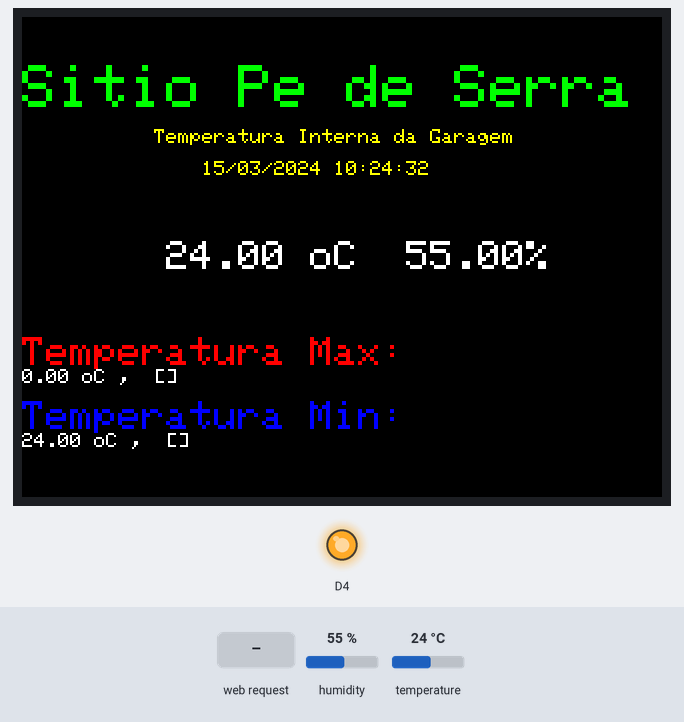
A sketch run on a simulated ESP8266 (Wemos D1 mini). Shown: 320×240 colour display, output pins drawn as LEDs (lit = HIGH, except the on-board LED, lit = LOW). The test bench sets the inputs (shaded band); at power-on: humidity 55 %, temperature 24 °C. WiFi joins after 1.5 s; servers stay silent unless stated; network time is answered at once with the bench clock; the local clock reads 2024-03-15 10:24:30 at power-on unless the sketch sets it; what the sketch prints to the serial monitor is not drawn.

Above: at 3.8 s.
3.9 s: humidity set to 22 %
At 10.7 s:
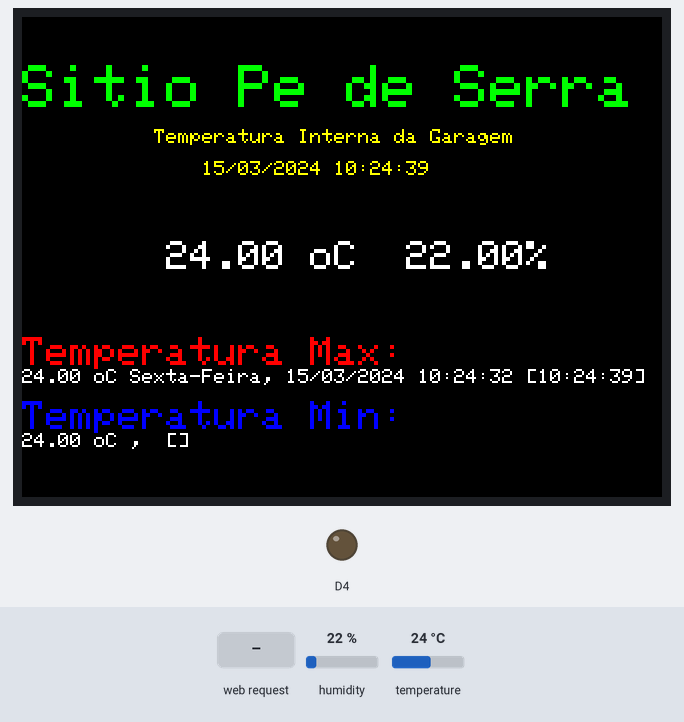
17.9 s: HTTP request GET / received
At 23.0 s:
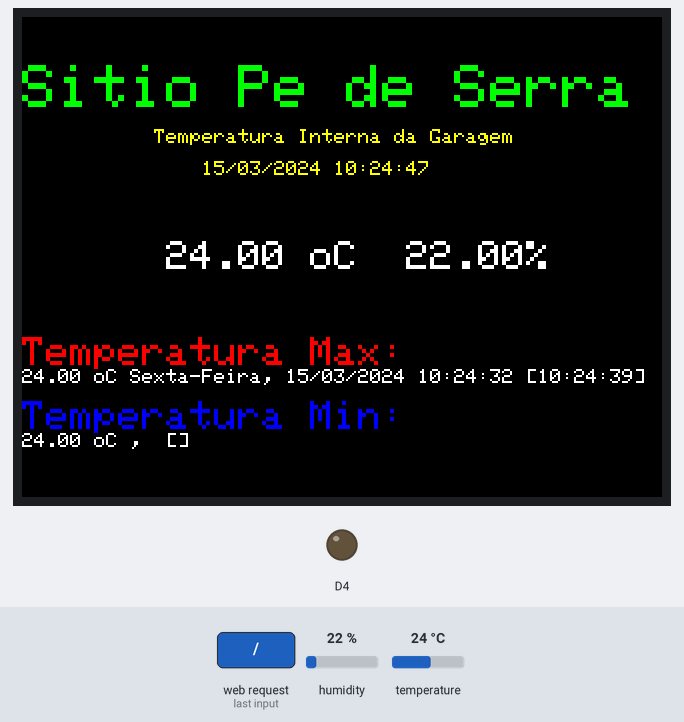
23.9 s: temperature set to 12 °C
At 25.0 s:
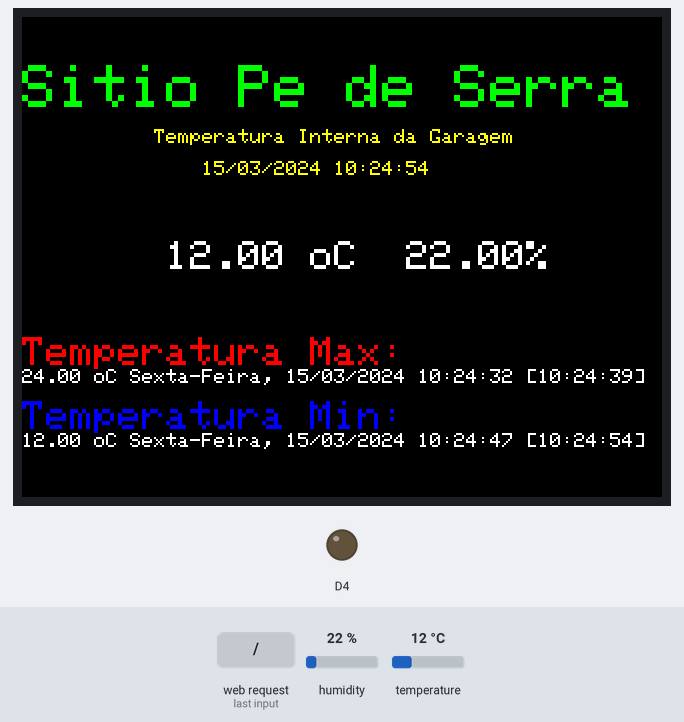
33.2 s: humidity set to 40 %
At 39.6 s:
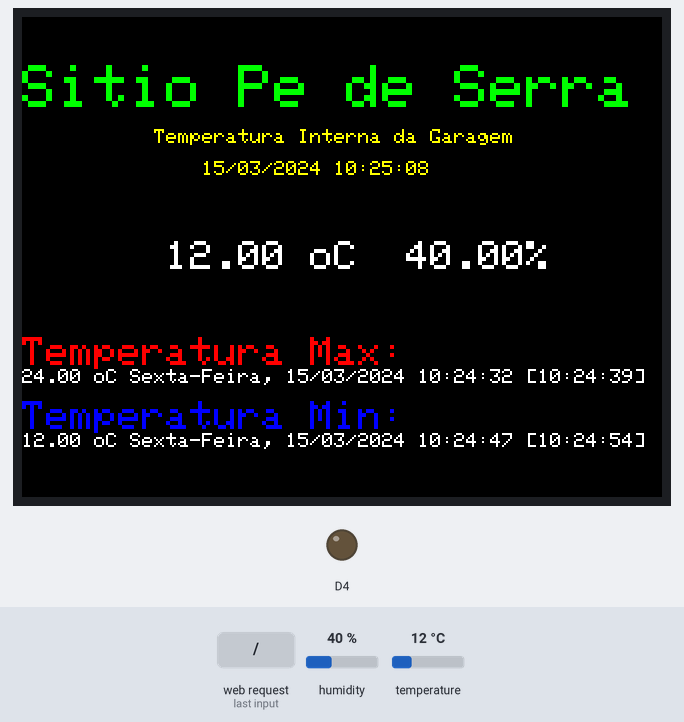
47.2 s: temperature set to 19 °C
Timing chart, 0 to 50.2 s (numbered marks = the images above; inputs shaded):
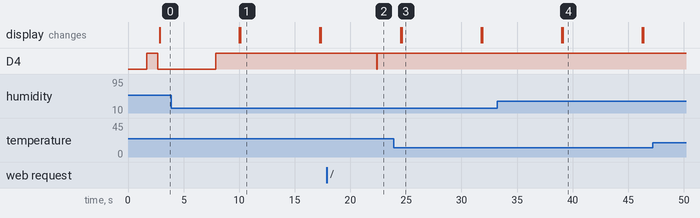

The sketch:

Wemos_D1_Lolin_NTP_HDC1080_ILI9341.ino
```cpp
/********************************************************************************************
    Incluir as últimas versões das lib Adafruit_GFX, Adafruit_ILI9341 and XPT2046_Touchscreen Library:
    https://github.com/adafruit/Adafruit-GFX-Library
    https://github.com/adafruit/Adafruit_ILI9341
    https://github.com/PaulStoffregen/XPT2046_Touchscreen
    https://github.com/closedcube/ClosedCube_HDC1080_Arduino
    Rotinas de tempo utiliza a NTPclient.
    https://github.com/arduino-libraries/NTPClient
    Este prograna necessita de acesso a internet através de rede wifi
    todas as instruções estão na porta serial com velocidadade 115.200 bps
    Desenvolvido para Wemos D1 Mini Lolin conectado ao TFT-2.4 V 3.0.0
    Necessita do sensor de temperatura HDC1080
**********************************************************************************************/

#include <SPI.h>
#include <Adafruit_GFX.h>
#include <Adafruit_ILI9341.h>
#include <Wire.h>
#include "ClosedCube_HDC1080.h"
#include <ESP8266WiFi.h>
#include <WiFiClient.h>
#include <ESP8266WebServer.h>
#include <ESP8266mDNS.h>
#include <WiFiUdp.h>
#include <NTPClient.h>

// Configurações do Servidor NTP
const char* servidorNTP = "pool.ntp.br"; // Servidor NTP para pesquisar a hora

const int fusoHorario = -10800; // Fuso horário em segundos (-03h = -10800 seg)
const int taxaDeAtualizacao = 1800000; // Taxa de atualização do servidor NTP em milisegundos

WiFiUDP ntpUDP; // Declaração do Protocolo UDP
NTPClient timeClient(ntpUDP, servidorNTP, fusoHorario, 60000);

//Inicializa Sensor de temperatura e umidade HDC 1080
ClosedCube_HDC1080 hdc1080;

// Configuração para acesso à rede wifi coloca aqui ssid e senha
const char* ssid = "123644987";
const char* password = "planeta514";

// Definições para o TFT no Wemos D1 Min Lolin
#define TFT_CS D0  //for D1 mini or TFT I2C Connector Shield (V1.1.0 or later)
#define TFT_DC D8  //for D1 mini or TFT I2C Connector Shield (V1.1.0 or later)
#define TFT_RST -1 //for D1 mini or TFT I2C Connector Shield (V1.1.0 or later)
#define TS_CS D3   //for D1 mini or TFT I2C Connector Shield (V1.1.0 or later)

Adafruit_ILI9341 tft = Adafruit_ILI9341(TFT_CS, TFT_DC, TFT_RST);

// declara variáveis globais para dias da semana e meses do ano
char daysOfTheWeek[7][14] = {"Domingo", "Segunda-Feira", "Terça-Feira", "Quarta-Feira", "Quinta-Feira", "Sexta-Feira", "Sabado"};
char mesesdoano [12][10] = {"Janeiro", "Fevereiro", "Março", "Abril", "Maio" , "Junho", "Julho" , "Agosto", "Setembro", "Outubro" , "Novembro" , "Dezembro"};

// Declara variáveis de armazenamento minimo e maximo
float tmaxima;
float tminima;
String datamin, timemin, datamax, timemax ;
String diadasemanamin, diadasemanamax;

int a = 0;

// inicializa servidor web
ESP8266WebServer server(80);

void handleRoot() {
  digitalWrite(BUILTIN_LED, 1);
  server.send(200, "text/html", homePage());
  digitalWrite(BUILTIN_LED, 0);
}

void handleNotFound() {
  String message = "File Not Found\n\n";
  message += "URI: ";
  message += server.uri();
  message += "\nMethod: ";
  message += (server.method() == HTTP_GET) ? "GET" : "POST";
  message += "\nArguments: ";
  message += server.args();
  message += "\n";
  for (uint8_t i = 0; i < server.args(); i++) {
    message += " " + server.argName(i) + ": " + server.arg(i) + "\n";
  }
  server.send(404, "text/plain", message);
}

String getFormattedDateCPP(long rawTime) {
  struct tm * dt;
  char buffer [30];
  dt = localtime(&rawTime);
  strftime(buffer, sizeof(buffer), "%d/%m/%Y %H:%M:%S", dt);
  return (buffer);
}


// Busca hora que estão na Internet via NTP
const char* ntpServer = "pool.ntp.org";
const long  gmtOffset_sec = 3600;
const int   daylightOffset_sec = 3600;


void setup(void) {

  pinMode(BUILTIN_LED, OUTPUT);
  Serial.begin(115200);
  Serial.println("   ");
  Serial.println("ILI9341 Teste!");

  // Iniciar cliente de aquisição do tempo
  timeClient.begin();

  // inicializa TFT
  tft.begin();

#ifndef ESP8266
 while (!Serial);
#endif

  //Inicializa temperatura tmaxima e tminima
  tminima, tminima = hdc1080.readTemperature();

  //Inicializa o sensor de temperatura HDC1080 no endereço 0x40
  hdc1080.begin(0x40);

  // Inicializa conexão wifi
  pinMode(BUILTIN_LED, OUTPUT);
  digitalWrite(BUILTIN_LED, 0);
  delay(1000);
  WiFi.mode(WIFI_STA);
  WiFi.begin(ssid, password);

  // mostra na serial o diagnóstico do TFT
  uint8_t x = tft.readcommand8(ILI9341_RDMODE);
  Serial.print("Display Power Mode: 0x");
  Serial.println(x, HEX);
  x = tft.readcommand8(ILI9341_RDMADCTL);
  Serial.print("MADCTL Mode: 0x");
  Serial.println(x, HEX);
  x = tft.readcommand8(ILI9341_RDPIXFMT);
  Serial.print("Formato do Pixel: 0x");
  Serial.println(x, HEX);
  x = tft.readcommand8(ILI9341_RDIMGFMT);
  Serial.print("Formato da Imagem: 0x");
  Serial.println(x, HEX);
  x = tft.readcommand8(ILI9341_RDSELFDIAG);
  Serial.print("Auto diagnóstico (Hexa): 0x");
  Serial.println(x, HEX);
  Serial.print("Auto diagnóstico (Decimal): 0x");
  Serial.println(x, DEC);
  delay(500);
  Serial.println(F("Feito!"));


  // Caso necessário configura WEMOS D1 Mini com IP fixo
  //IPAddress subnet(255, 255, 255, 0);
 // WiFi.config(IPAddress(10, 0, 0, 25), IPAddress(10, 0, 0, 1), subnet);


  // Espera por conexão wifi pisca led na placa
  while (WiFi.status() != WL_CONNECTED) {
    digitalWrite(BUILTIN_LED, 1);
    delay(500);
    Serial.print(".");
    digitalWrite(BUILTIN_LED, 0);
  }

  Serial.println("");
  Serial.print("Conectado a ");
  Serial.println(ssid);
  Serial.print("Endereço IP: ");
  Serial.println(WiFi.localIP());

  if (MDNS.begin("esp8266")) {
    Serial.println("MDNS Inicializado");
  }

  server.on("/", handleRoot);

  server.on("/inline", []() {
    server.send(200, "text/plain", "Esta funcionando bem");
  });

  server.onNotFound(handleNotFound);

  server.begin();
  Serial.println("Servidor HTTP inicializado");
  Serial.println("");
}

void loop(void)
{
  //  Variavel data formatada
  timeClient.update();
  unsigned long timeTratar = timeClient.getEpochTime ();
  String dataFormatada = getFormattedDateCPP(timeTratar);

  Serial.print("Data cpp: ");
  Serial.println(dataFormatada);

  //rotina para rotacionar o display
  // rotation = 0,1,2,3
  // tft.setRotation(rotation);
  tft.setRotation(1);
  testText(dataFormatada);
  delay(5000);


  // Hora
  Serial.print("Hora NTP: ");
  Serial.println(timeClient.getFormattedTime());
  // Data
  Serial.print("Data : ");
  Serial.println(dataFormatada);
  // dia da semana
  Serial.print("Dia: ");
  Serial.println(daysOfTheWeek[timeClient.getDay()]);
  // mes do ano
  Serial.print("Mês: ");
  Serial.println(mesesdoano [dataFormatada.substring(4, 5).toInt() - 1]);


  // Mostra os valores na página web
  server.handleClient();

  //Mostra os valores no Serial Monitor
  Serial.print("Temperatura: ");
  Serial.print(hdc1080.readTemperature());
  Serial.print(" oC, Umidade: ");
  Serial.print(hdc1080.readHumidity());
  Serial.print(" %");
  Serial.println();
  Serial.println();
  digitalWrite(BUILTIN_LED, 1);
  delay(2000);

  // Calcula a temp max e min
  if (hdc1080.readTemperature() > tmaxima) {
    tmaxima = hdc1080.readTemperature();
    timeClient.update();
    datamax        = dataFormatada;
    timemax        = timeClient.getFormattedTime ();
    diadasemanamax = daysOfTheWeek[timeClient.getDay ()];
  }
  if (hdc1080.readTemperature() < tminima) {
    tminima        = hdc1080.readTemperature();
    timeClient.update();
    datamin        = dataFormatada;
    timemin        = timeClient.getFormattedTime();
    diadasemanamin = daysOfTheWeek[timeClient.getDay ()];
  }
}

unsigned long testFillScreen()

{
  unsigned long start = micros();
  tft.fillScreen(ILI9341_BLACK);
  yield();
  return micros() - start;
}

unsigned long testText(String dataFormatada)

{
  String tempmax     = String(tmaxima);
  String tempmin     = String(tminima);
  String temp        = String(hdc1080.readTemperature());
  String umid        = String(hdc1080.readHumidity());
  String tempstr     = String(hdc1080.readTemperature());
  tft.fillScreen(ILI9341_BLACK);
  unsigned long start = micros();
  tft.setCursor(0, 0);
  tft.setTextColor(ILI9341_GREEN);
  tft.setTextSize(3);
  tft.println();
  tft.println("Sitio Pe de Serra");
  tft.setTextSize(1);
  tft.println();
  tft.setTextColor(ILI9341_YELLOW);
  tft.println("           Temperatura Interna da Garagem");
  tft.println();
  tft.print("               ");
  tft.println(dataFormatada);
  tft.setTextSize(2);
  tft.setTextColor(ILI9341_WHITE);
  tft.println();
  tft.println();
  tft.println("      " + temp + " oC  " + umid + "%");
  tft.println();
  tft.println();
  tft.setTextSize(2);
  tft.setTextColor(ILI9341_RED);
  tft.println("Temperatura Max:");
  tft.setTextSize(1);
  tft.setTextColor(ILI9341_WHITE);
  tft.println(tempmax + " oC " + diadasemanamax + ", " + datamax + " [" + timemax +  "] ");
  tft.println();
  tft.setTextColor(ILI9341_BLUE);
  tft.setTextSize(2);
  tft.println("Temperatura Min:");
  tft.setTextSize(1);
  tft.setTextColor(ILI9341_WHITE);
  tft.println(tempmin + " oC " + diadasemanamin + ", " + datamin + " [" + timemin +  "]");
  return micros() - start;
}


String homePage() {
  return (
           "<!DOCTYPE html>"
           "<html>"
           "<meta http-equiv='refresh' content='10'/>"
           "<meta charset=\"utf-8\" />"
           "<title>Sitio Pe de Serra - Temperatura da Granja</title>"
           "<meta name='viewport' content='width=device-width, initial-scale=1.0'>"
           "<span style='display: none;'>" + String(0) + "</span>"
           "<div style='text-align: center;'><img src =  'http://iot-day.com/images/projects/Sitiopedeserra.png' alt='' width='290' height=63' /></div>"
           "<div style='text-align: center;'>" + daysOfTheWeek[timeClient.getDay()]  + "  [" + timeClient.getFormattedTime() + "] </div>"
           "<h1>Temperatura: " + String(hdc1080.readTemperature()) + "<sup>o</sup>C</h1>"
           "<h1>Umidade: " + String(hdc1080.readHumidity()) + "%</h1>"
           "<table><tbody><tr><td><img src='http://iot-day.com/images/projects/Tmin.png' alt=' ' width='20' height='35' /></td><td><h4><span style='color: #87CEFA;'>Temperatura Mínima: " + String(tminima)  + " <sup>o</sup>C -  " + diadasemanamin + ", " + datamin + " [ " + timemin +  " ] </td></tr></tbody></table>"
           "<table><tbody><tr><td><img src='http://iot-day.com/images/projects/Tmax.png' alt=' ' width='20' height='35' /></td><td><h4><span style='color: #ff0000;'>Temperatura Máxima: " + String(tmaxima)  + " <sup>o</sup>C -  " + diadasemanamax + ", " + datamax + " [ " + timemax +  " ] </td></tr></tbody></table>"
           "<p>&nbsp;</p>"
           "<div style='text-align: center; '>&copy 2019 - Epaminondas Lage </div>"
         );
}
```

Measured:
- after the input at 17.9 s, D4: HIGH → LOW after 4.5 s, → HIGH 0.04 s later
- what the display in image 1 shows lasts 7.2 s, from 10.1 s to 17.3 s
